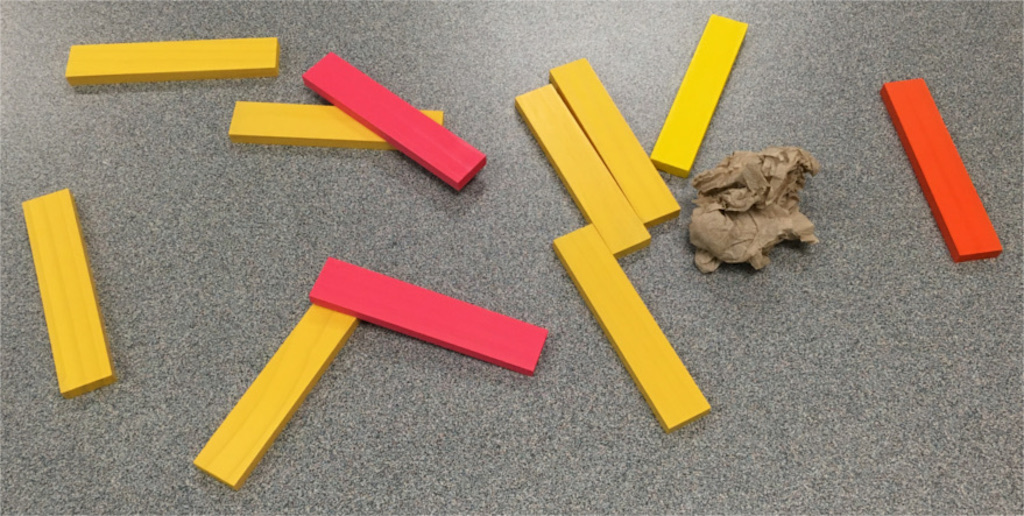
//> input picture Computer Vision - Guess block 3D location/planks1ss.jpg, 1024 x 516 px
$ ./hough   (built with g++ and OpenCV 4)
//> lines starting //> are read from the running program, lines starting //| are printed output that depends on the picture
#include "opencv2/imgcodecs.hpp"
#include "opencv2/highgui.hpp"
#include "opencv2/imgproc.hpp"
using namespace cv;
using namespace std;
int main(int argc, char** argv)
{
    // Declare the output variables
    Mat dst, cdst, cdstP;
    const char* default_file = "planks1ss.jpg";
    const char* filename = argc >=2 ? argv[1] : default_file;
    // Loads an image
    Mat src = imread( filename, IMREAD_GRAYSCALE );
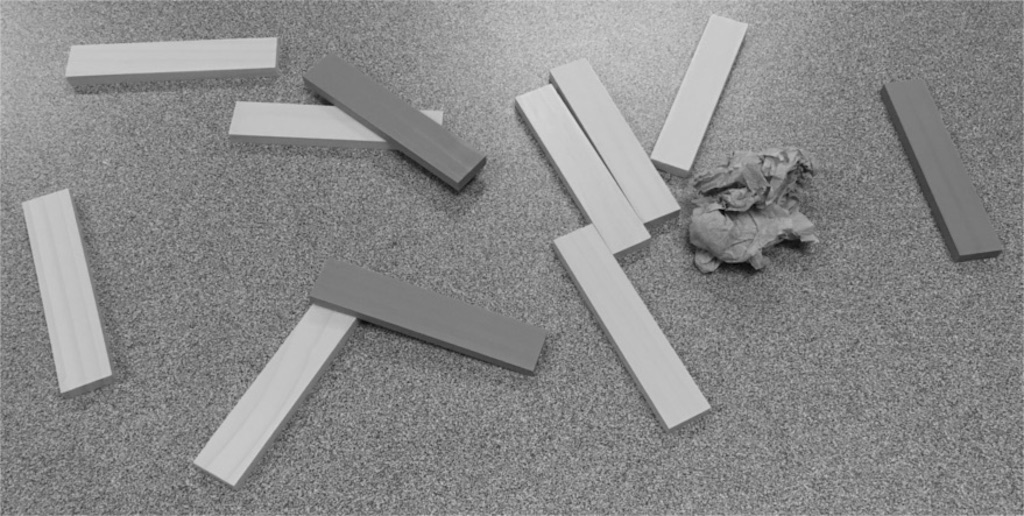
//> src: 516 rows x 1024 cols, CV_8UC1; min 0, max 222, mean 137.1
    // Check if image is loaded fine
    if(src.empty()){
        printf(" Error opening image\n");
        printf(" Program Arguments: [image_name -- default %s] \n", default_file);
        return -1;
    }
    // Edge detection
    Canny(src, dst, 11, 33, 3);
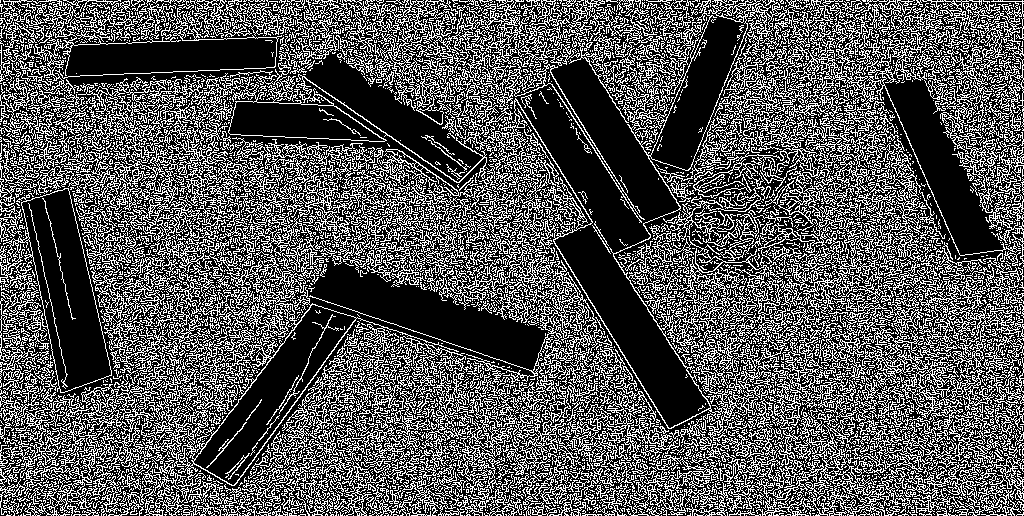
//> dst: 516 rows x 1024 cols, CV_8UC1; 33.5% white in thin lines or dots
    // Copy edges to the images that will display the results in BGR
    cvtColor(dst, cdst, COLOR_GRAY2BGR);
//> cdst: 516 rows x 1024 cols, CV_8UC3; 33.5% white in thin lines or dots
    cdstP = cdst.clone();

    // [23 lines of commented-out code are left out]
    vector<Vec4i> linesP; // will hold the results of the detection
    HoughLinesP(dst, linesP, 1, CV_PI/180, 200, 200, 10 ); // runs the actual detection
//> linesP = 338 lines (x1, y1, x2, y2), first 8: [0, 1, 1023, 1], [1, 514, 1023, 514], [0, 96, 589, 299], [3, 117, 370, 208], [523, 14, 913, 7], [1, 59, 492, 247], [81, 85, 559, 249], [663, 334, 1009, 439]
    // Draw the lines
    for( size_t i = 0; i < linesP.size(); i++ )
    {
        Vec4i l = linesP[i];
        line( cdstP, Point(l[0], l[1]), Point(l[2], l[3]), Scalar(0,0,255), 3, LINE_AA);
    }
//> this loop made 338 passes
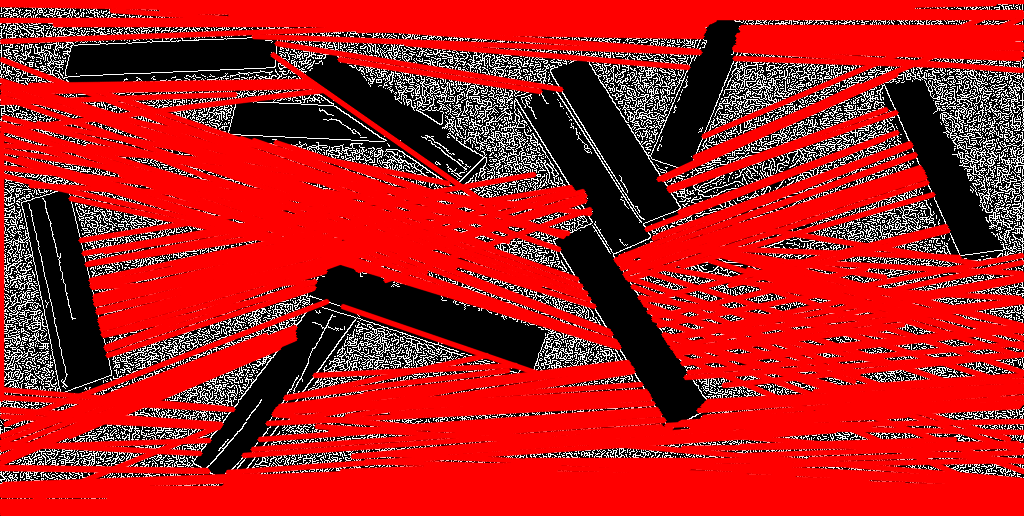
//> cdstP: 516 rows x 1024 cols, CV_8UC3; mean B, G, R 27.7, 27.7, 175.4
    // Show results
    imshow("Source", src);
    imshow("Detected Lines (in red) - Probabilistic Line Transform", cdstP);

    // Wait and Exit
    waitKey();
    return 0;
}
